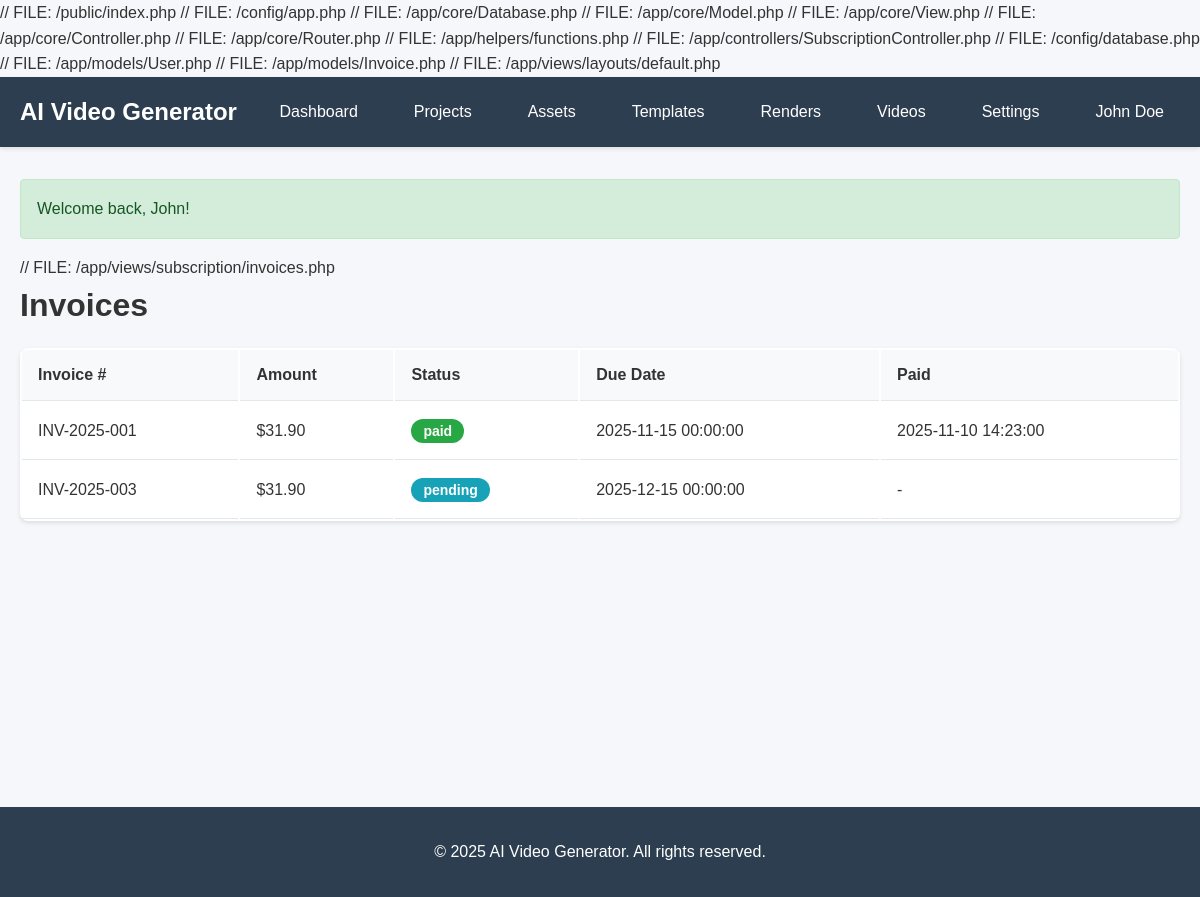
Screenshot of /subscription/invoices (signed in) with the database file from the repository.
### tables this page shows
CREATE TABLE `invoices` (
  `id` INT UNSIGNED NOT NULL AUTO_INCREMENT,
  `tenant_id` INT UNSIGNED NOT NULL,
  `invoice_number` VARCHAR(50) NOT NULL,
  `amount` DECIMAL(10, 2) NOT NULL,
  `tax` DECIMAL(10, 2) DEFAULT 0.00,
  `total` DECIMAL(10, 2) NOT NULL,
  `status` ENUM('pending', 'paid', 'failed', 'refunded') DEFAULT 'pending',
  `due_date` DATE NOT NULL,
  `paid_at` TIMESTAMP NULL DEFAULT NULL,
  `created_at` TIMESTAMP DEFAULT CURRENT_TIMESTAMP,
  `updated_at` TIMESTAMP DEFAULT CURRENT_TIMESTAMP ON UPDATE CURRENT_TIMESTAMP,
  PRIMARY KEY (`id`),
  UNIQUE KEY `invoice_number` (`invoice_number`),
  KEY `tenant_id` (`tenant_id`),
  KEY `status` (`status`),
  CONSTRAINT `fk_invoices_tenant` FOREIGN KEY (`tenant_id`) REFERENCES `tenants` (`id`) ON DELETE CASCADE
);

### public/index.php (called while the page is built, shortened)
<?php
$config = require __DIR__ . '/../config/app.php';
require_once __DIR__ . '/../app/core/Database.php';
require_once __DIR__ . '/../app/core/Model.php';
require_once __DIR__ . '/../app/core/View.php';
require_once __DIR__ . '/../app/core/Controller.php';
require_once __DIR__ . '/../app/core/Router.php';
require_once __DIR__ . '/../app/helpers/functions.php';
$router = new Router();
$router->get('/', 'HomeController', 'index');
$router->get('/login', 'AuthController', 'login');
$router->post('/login', 'AuthController', 'loginPost');
$router->get('/register', 'AuthController', 'register');
$router->post('/register', 'AuthController', 'registerPost');
$router->get('/logout', 'AuthController', 'logout');
$router->get('/dashboard', 'DashboardController', 'index');
$router->get('/projects', 'ProjectController', 'index');
$router->get('/projects/create', 'ProjectController', 'create');
$router->post('/projects/create', 'ProjectController', 'store');
$router->get('/projects/:id', 'ProjectController', 'show');
$router->get('/projects/:id/edit', 'ProjectController', 'edit');
$router->post('/projects/:id/edit', 'ProjectController', 'update');
$router->post('/projects/:id/delete', 'ProjectController', 'delete');
$router->get('/projects/:id/scenes', 'SceneController', 'index');
$router->get('/projects/:id/scenes/create', 'SceneController', 'create');
$router->post('/projects/:id/scenes/create', 'SceneController', 'store');
$router->get('/scenes/:id/edit', 'SceneController', 'edit');
$router->post('/scenes/:id/edit', 'SceneController', 'update');
$router->post('/scenes/:id/delete', 'SceneController', 'delete');
$router->get('/assets', 'AssetController', 'index');
$router->get('/assets/upload', 'AssetController', 'upload');
$router->post('/assets/upload', 'AssetController', 'store');
$router->get('/assets/:id', 'AssetController', 'show');
$router->post('/assets/:id/delete', 'AssetController', 'delete');
$router->get('/templates', 'TemplateController', 'index');
$router->get('/templates/create', 'TemplateController', 'create');
$router->post('/templates/create', 'TemplateController', 'store');
$router->get('/templates/:id', 'TemplateController', 'show');
$router->post('/templates/:id/delete', 'TemplateController', 'delete');
$router->get('/renders', 'RenderController', 'index');
$router->get('/renders/create', 'RenderController', 'create');
$router->post('/renders/create', 'RenderController', 'store');
$router->get('/renders/:id', 'RenderController', 'show');
$router->post('/renders/:id/retry', 'RenderController', 'retry');
$router->get('/videos', 'VideoController', 'index');
$router->get('/videos/:id', 'VideoController', 'show');
$router->get('/videos/:id/download', 'VideoController', 'download');
$router->post('/videos/:id/duplicate', 'VideoController', 'duplicate');
$router->get('/tenant/settings', 'TenantController', 'settings');
$router->post('/tenant/settings', 'TenantController', 'updateSettings');
$router->get('/tenant/brand', 'TenantController', 'brand');
$router->post('/tenant/brand', 'TenantController', 'updateBrand');
$router->get('/users', 'UserController', 'index');
$router->get('/users/create', 'UserController', 'create');
$router->post('/users/create', 'UserController', 'store');
$router->get('/users/:id/edit', 'UserController', 'edit');
$router->post('/users/:id/edit', 'UserController', 'update');
$router->post('/users/:id/delete', 'UserController', 'delete');
$router->get('/subscription', 'SubscriptionController', 'index');
$router->get('/subscription/plans', 'SubscriptionController', 'plans');
$router->post('/subscription/subscribe', 'SubscriptionController', 'subscribe');
$router->get('/subscription/invoices', 'SubscriptionController', 'invoices');
$router->get('/subscription/usage', 'SubscriptionController', 'usage');
$router->get('/admin', 'AdminController', 'index');
$router->get('/admin/tenants', 'AdminController', 'tenants');
$router->get('/admin/plans', 'AdminController', 'plans');
$router->get('/admin/plans/create', 'AdminController', 'createPlan');
$router->post('/admin/plans/create', 'AdminController', 'storePlan');
$router->get('/api-keys', 'ApiKeyController', 'index');
$router->post('/api-keys/generate', 'ApiKeyController', 'generate');
$router->post('/api-keys/:id/revoke', 'ApiKeyController', 'revoke');
$router->post('/api/v1/render', 'ApiController', 'createRenderJob');
$router->get('/api/v1/render/:id', 'ApiController', 'getRenderJob');
$router->get('/analytics', 'AnalyticsController', 'index');
$router->get('/analytics/reports', 'AnalyticsController', 'reports');
$router->dispatch();

### app/views/subscription/invoices.php (the view)
// FILE: /app/views/subscription/invoices.php
<h1>Invoices</h1>
<table class="table">
    <tr><th>Invoice #</th><th>Amount</th><th>Status</th><th>Due Date</th><th>Paid</th></tr>
    <?php foreach ($invoices as $invoice): ?>
        <tr>
            <td><?php echo $this->escape($invoice['invoice_number']); ?></td>
            <td>$<?php echo number_format($invoice['total'], 2); ?></td>
            <td><span class="badge badge-<?php echo $invoice['status']; ?>"><?php echo $invoice['status']; ?></span></td>
            <td><?php echo formatDate($invoice['due_date']); ?></td>
            <td><?php echo $invoice['paid_at'] ? formatDate($invoice['paid_at']) : '-'; ?></td>
        </tr>
    <?php endforeach; ?>
</table>

### public/css/style.css (style rules this page uses)
* { margin: 0; padding: 0; box-sizing: border-box; }
body { font-family: 'Arial', sans-serif; font-size: 16px; line-height: 1.6; color: #333; background: #f5f7fa; }
.table { width: 100%; background: white; border-radius: 8px; overflow: hidden; box-shadow: 0 2px 4px rgba(0,0,0,0.1); margin: 1rem 0; }
.table th, .table td { padding: 1rem; text-align: left; border-bottom: 1px solid #e1e8ed; }
.table th { background: #f8f9fa; font-weight: bold; }
.badge { display: inline-block; padding: 0.25rem 0.75rem; border-radius: 12px; font-size: 0.875rem; font-weight: bold; }
.badge-success, .badge-active, .badge-completed, .badge-paid { background: #28a745; color: white; }
.badge-queued, .badge-pending { background: #17a2b8; color: white; }

### rows the page displays
invoices: invoice_number "INV-2025-001", total "31.90", status "paid", due_date "2025-11-15 00:00:00", paid_at "2025-11-10 14:23:00"
invoices: invoice_number "INV-2025-003", total "31.90", status "pending", due_date "2025-12-15 00:00:00"

### other values shown
$this->escape($_SESSION['user_name'] ?? 'User') "John Doe"
$flash "Welcome back, John!"
